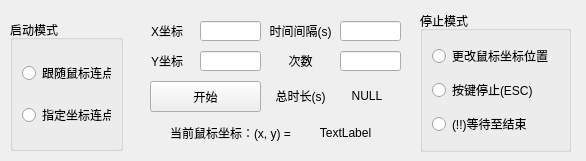
<?xml version="1.0" encoding="UTF-8"?>
<ui version="4.0">
 <class>Form</class>
 <widget class="QWidget" name="Form">
  <property name="geometry">
   <rect>
    <x>0</x>
    <y>0</y>
    <width>586</width>
    <height>161</height>
   </rect>
  </property>
  <property name="windowTitle">
   <string>Form</string>
  </property>
  <widget class="QLabel" name="nPosXY_label">
   <property name="geometry">
    <rect>
     <x>170</x>
     <y>120</y>
     <width>131</width>
     <height>25</height>
    </rect>
   </property>
   <property name="text">
    <string>当前鼠标坐标：(x, y) = </string>
   </property>
  </widget>
  <widget class="QGroupBox" name="groupBox">
   <property name="geometry">
    <rect>
     <x>420</x>
     <y>11</y>
     <width>151</width>
     <height>141</height>
    </rect>
   </property>
   <property name="title">
    <string>停止模式</string>
   </property>
   <layout class="QVBoxLayout" name="verticalLayout">
    <item>
     <widget class="QRadioButton" name="radioButton">
      <property name="text">
       <string>更改鼠标坐标位置</string>
      </property>
     </widget>
    </item>
    <item>
     <widget class="QRadioButton" name="radioButton_2">
      <property name="text">
       <string>按键停止(ESC)</string>
      </property>
     </widget>
    </item>
    <item>
     <widget class="QRadioButton" name="radioButton_3">
      <property name="autoFillBackground">
       <bool>false</bool>
      </property>
      <property name="text">
       <string>(!!)等待至结束</string>
      </property>
     </widget>
    </item>
   </layout>
  </widget>
  <widget class="QLabel" name="posX_input_label">
   <property name="geometry">
    <rect>
     <x>140</x>
     <y>21</y>
     <width>54</width>
     <height>20</height>
    </rect>
   </property>
   <property name="text">
    <string>X坐标</string>
   </property>
   <property name="alignment">
    <set>Qt::AlignmentFlag::AlignCenter</set>
   </property>
  </widget>
  <widget class="QLabel" name="posY_input_label">
   <property name="geometry">
    <rect>
     <x>140</x>
     <y>51</y>
     <width>54</width>
     <height>20</height>
    </rect>
   </property>
   <property name="text">
    <string>Y坐标</string>
   </property>
   <property name="alignment">
    <set>Qt::AlignmentFlag::AlignCenter</set>
   </property>
  </widget>
  <widget class="QLineEdit" name="posX_input_edit">
   <property name="geometry">
    <rect>
     <x>200</x>
     <y>21</y>
     <width>61</width>
     <height>20</height>
    </rect>
   </property>
   <property name="alignment">
    <set>Qt::AlignmentFlag::AlignRight|Qt::AlignmentFlag::AlignTrailing|Qt::AlignmentFlag::AlignVCenter</set>
   </property>
  </widget>
  <widget class="QLineEdit" name="posY_input_edit">
   <property name="geometry">
    <rect>
     <x>200</x>
     <y>51</y>
     <width>61</width>
     <height>20</height>
    </rect>
   </property>
   <property name="alignment">
    <set>Qt::AlignmentFlag::AlignRight|Qt::AlignmentFlag::AlignTrailing|Qt::AlignmentFlag::AlignVCenter</set>
   </property>
  </widget>
  <widget class="QLabel" name="nPosXY_value">
   <property name="geometry">
    <rect>
     <x>300</x>
     <y>120</y>
     <width>91</width>
     <height>25</height>
    </rect>
   </property>
   <property name="text">
    <string>TextLabel</string>
   </property>
   <property name="alignment">
    <set>Qt::AlignmentFlag::AlignCenter</set>
   </property>
  </widget>
  <widget class="QPushButton" name="start_button">
   <property name="geometry">
    <rect>
     <x>150</x>
     <y>81</y>
     <width>111</width>
     <height>31</height>
    </rect>
   </property>
   <property name="text">
    <string>开始</string>
   </property>
  </widget>
  <widget class="QLineEdit" name="times_input_edit">
   <property name="geometry">
    <rect>
     <x>340</x>
     <y>51</y>
     <width>61</width>
     <height>20</height>
    </rect>
   </property>
   <property name="alignment">
    <set>Qt::AlignmentFlag::AlignRight|Qt::AlignmentFlag::AlignTrailing|Qt::AlignmentFlag::AlignVCenter</set>
   </property>
  </widget>
  <widget class="QLabel" name="timeTick_input_label">
   <property name="geometry">
    <rect>
     <x>270</x>
     <y>21</y>
     <width>61</width>
     <height>20</height>
    </rect>
   </property>
   <property name="text">
    <string>时间间隔(s)</string>
   </property>
   <property name="alignment">
    <set>Qt::AlignmentFlag::AlignCenter</set>
   </property>
  </widget>
  <widget class="QLineEdit" name="timeTick_input_edit">
   <property name="geometry">
    <rect>
     <x>340</x>
     <y>21</y>
     <width>61</width>
     <height>20</height>
    </rect>
   </property>
   <property name="alignment">
    <set>Qt::AlignmentFlag::AlignRight|Qt::AlignmentFlag::AlignTrailing|Qt::AlignmentFlag::AlignVCenter</set>
   </property>
  </widget>
  <widget class="QLabel" name="times_input_label">
   <property name="geometry">
    <rect>
     <x>270</x>
     <y>51</y>
     <width>61</width>
     <height>20</height>
    </rect>
   </property>
   <property name="text">
    <string>次数</string>
   </property>
   <property name="alignment">
    <set>Qt::AlignmentFlag::AlignCenter</set>
   </property>
  </widget>
  <widget class="QLabel" name="fullTime_label">
   <property name="geometry">
    <rect>
     <x>270</x>
     <y>80</y>
     <width>61</width>
     <height>31</height>
    </rect>
   </property>
   <property name="text">
    <string>总时长(s)</string>
   </property>
   <property name="alignment">
    <set>Qt::AlignmentFlag::AlignCenter</set>
   </property>
  </widget>
  <widget class="QLabel" name="fullTime_value">
   <property name="geometry">
    <rect>
     <x>340</x>
     <y>80</y>
     <width>54</width>
     <height>31</height>
    </rect>
   </property>
   <property name="text">
    <string>NULL</string>
   </property>
   <property name="alignment">
    <set>Qt::AlignmentFlag::AlignCenter</set>
   </property>
  </widget>
  <widget class="QGroupBox" name="groupBox_2">
   <property name="geometry">
    <rect>
     <x>10</x>
     <y>20</y>
     <width>113</width>
     <height>131</height>
    </rect>
   </property>
   <property name="title">
    <string>启动模式</string>
   </property>
   <layout class="QVBoxLayout" name="verticalLayout_2">
    <item>
     <widget class="QRadioButton" name="startmode1_radiobutton">
      <property name="text">
       <string>跟随鼠标连点</string>
      </property>
     </widget>
    </item>
    <item>
     <widget class="QRadioButton" name="startmode2_radiobutton">
      <property name="text">
       <string>指定坐标连点</string>
      </property>
     </widget>
    </item>
   </layout>
  </widget>
 </widget>
 <resources/>
 <connections/>
</ui>
